Frame 1 (no input): blank canvas, image omitted
Frame 60 (no input): blank canvas, image omitted
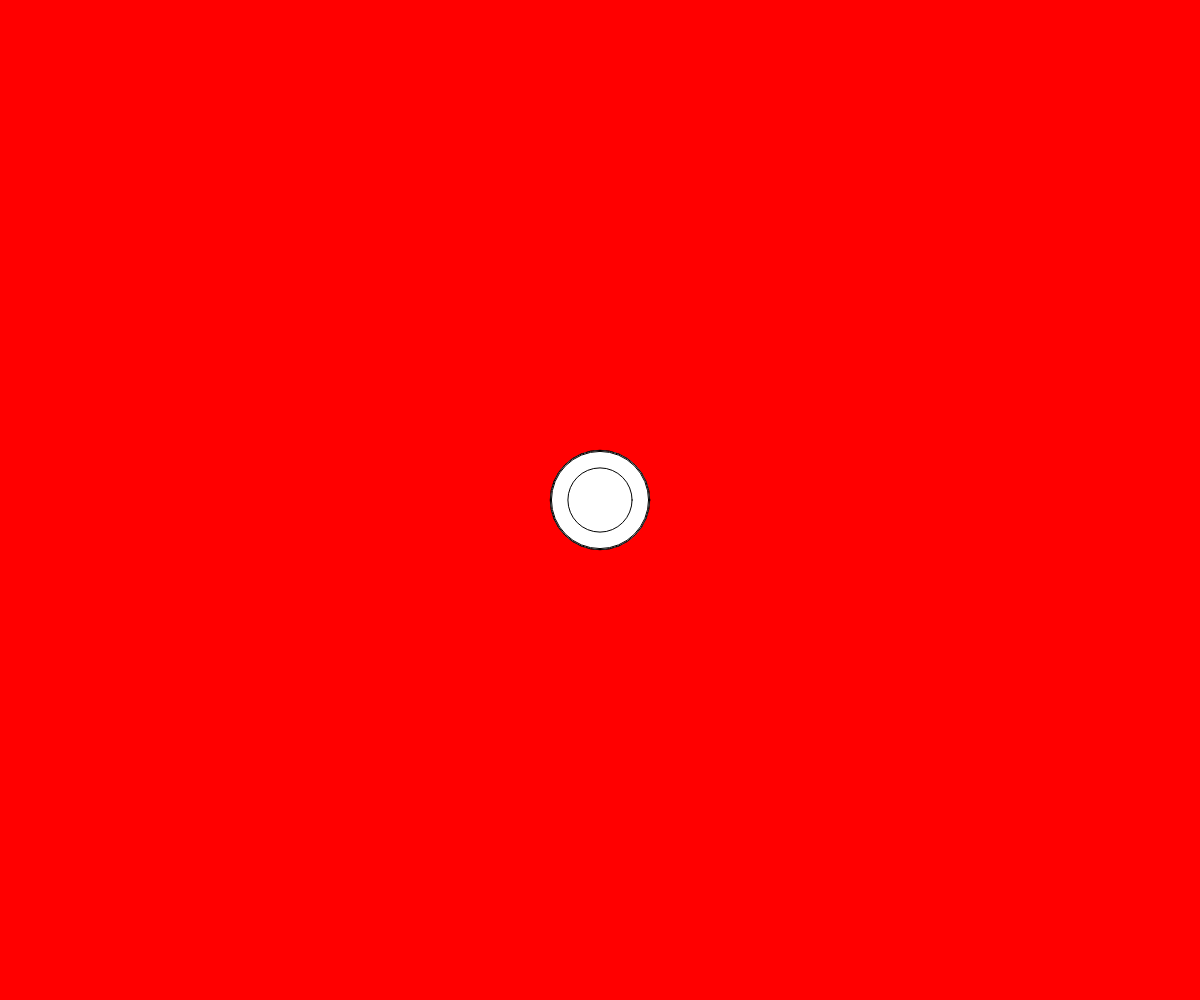
Frame 120 (the mouse pressed at the canvas centre since frame 60)

The p5.js sketch whose frames 1 and 60 were blank and that drew this single picture after the mouse press (run headless with seeded random() and noise() and a simulated clock; from frame 60 on, the mouse is pressed at the canvas centre):

// p5.js sketch
// ── sketch.js
 function setup() { createCanvas(windowWidth, windowHeight); background(255,0,0);
}
function draw() {
if (mouseIsPressed) {
var size = random(10, 100);
ellipse(mouseX, mouseY, size, size); }
}
// ── sketch2.js
 // Simple Circle Drawing code using Arrays & Functions // Written by Jusub Kim, 2017 / jusub@sogang.ac.kr
var cx = []; 
var cy = []; 
var N, i;


function setup() { createCanvas(windowWidth, windowHeight); initCircles();
}
function draw() {
background(255);
var c = color(255,0,0);
drawCircles(c);
c = color(0,0,255);
drawCircles(c); }
// initialize circle positions
function initCircles() { N = 10;
for (i=0; i<N; i++) {
cx[i] = random(0, width); cy[i] = random(0, height);
} }
// draw circles with a given color
function drawCircles( c ) { noFill();
stroke(c, 50); strokeWeight(3);
for (i=0; i<N; i++) {
cx[i] = cx[i] + random(-10, 10); cy[i] = cy[i] + random(-10, 10); ellipse(cx[i], cy[i], 80, 80);
} }
